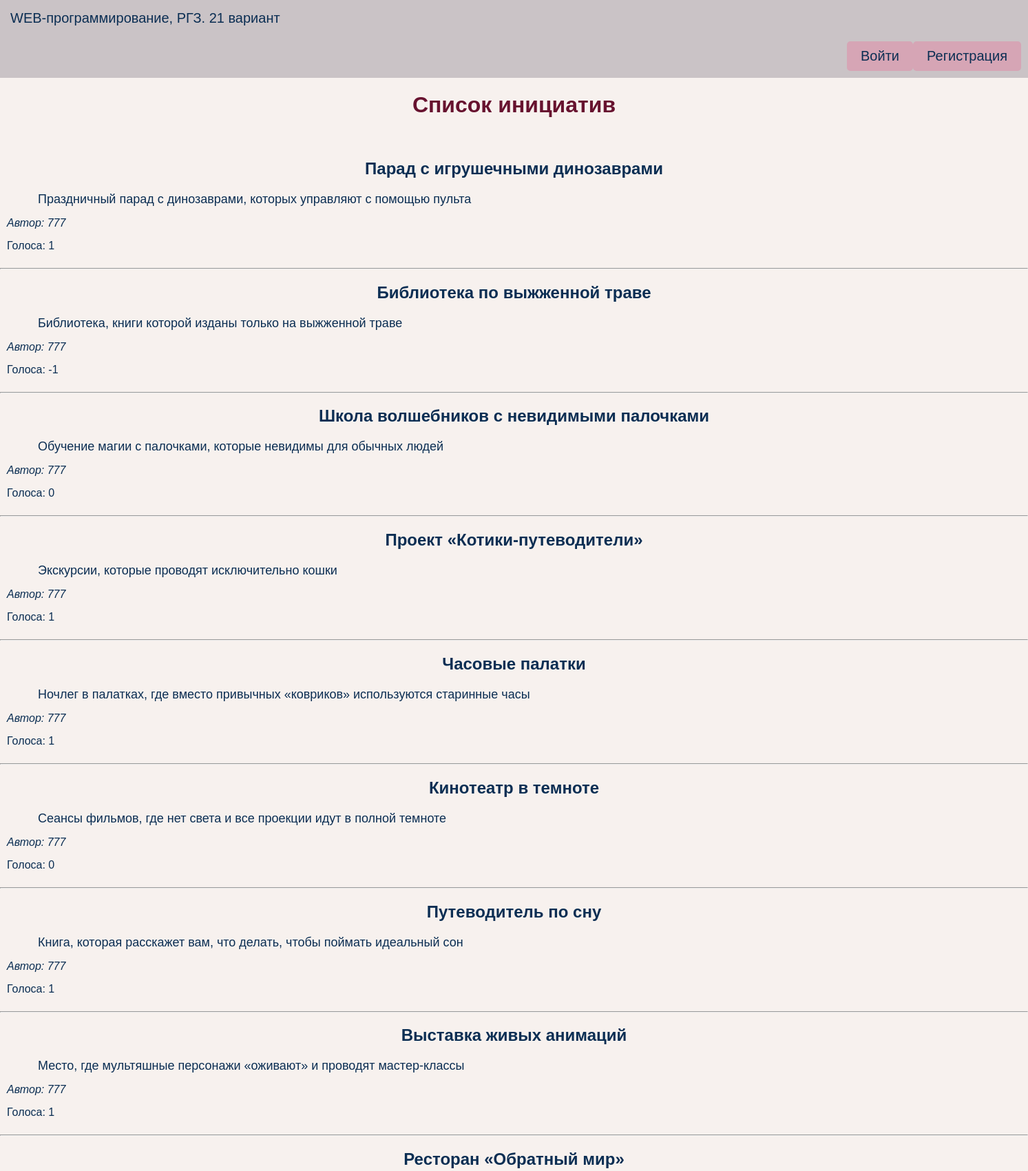
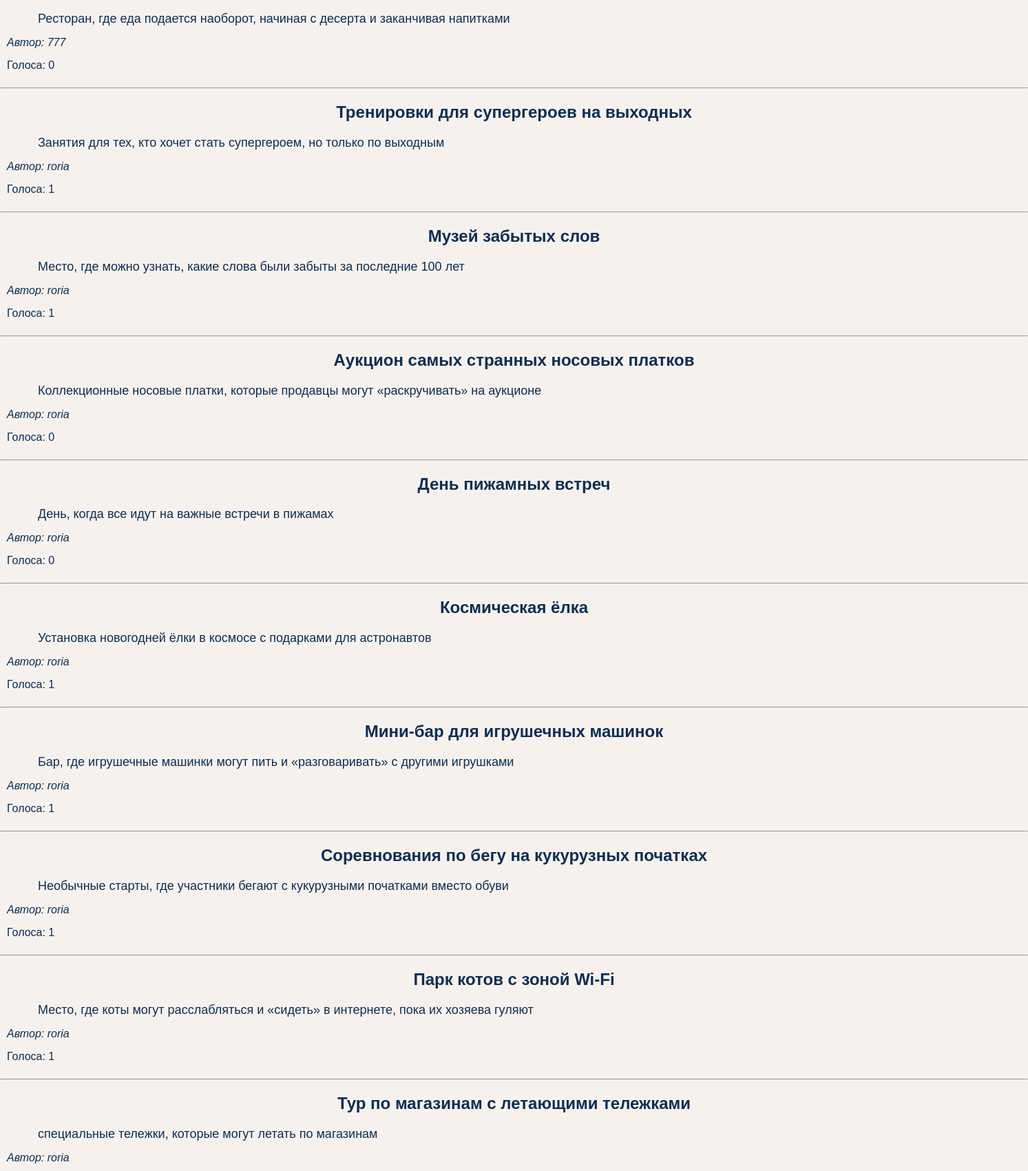
/?page=3 (upper part), run on the app's committed database (2 pictures, top to bottom).
### tables this page shows
CREATE TABLE initiatives (
            id INTEGER PRIMARY KEY AUTOINCREMENT,
            title TEXT NOT NULL,
            content TEXT NOT NULL,
            created_at DATETIME DEFAULT CURRENT_TIMESTAMP,
            author_id INTEGER,
            votes INTEGER DEFAULT 0,
            FOREIGN KEY(author_id) REFERENCES users(id)
        );

CREATE TABLE users (
            id INTEGER PRIMARY KEY AUTOINCREMENT,
            username TEXT NOT NULL UNIQUE,
            password TEXT NOT NULL,
            is_admin INTEGER DEFAULT 0
        );

### app.py (the view)
@app.route('/')
def index():
    page = request.args.get('page', 1, type=int)
    limit = 20
    offset = (page - 1) * limit
    initiatives = get_db().execute("""
        SELECT initiatives.id, initiatives.title, initiatives.content, initiatives.created_at,
               users.username, initiatives.author_id
        FROM initiatives
        LEFT JOIN users ON initiatives.author_id = users.id
        ORDER BY initiatives.created_at DESC
        LIMIT ? OFFSET ?
    """, (limit, offset)).fetchall()
    initiatives_with_votes = []
    for initiative in initiatives:
        initiative_id = initiative['id']
        up_votes = get_db().execute("""
            SELECT COUNT(*) FROM votes WHERE initiative_id = ? AND vote_type = 'up'
        """, (initiative_id,)).fetchone()[0]
        down_votes = get_db().execute("""
            SELECT COUNT(*) FROM votes WHERE initiative_id = ? AND vote_type = 'down'
        """, (initiative_id,)).fetchone()[0]
        initiative_with_votes = {
            **initiative,
            'up_votes': up_votes,
            'down_votes': down_votes,
            'total_votes': up_votes - down_votes
        }
        initiatives_with_votes.append(initiative_with_votes)
    total_initiatives = get_db().execute("""
        SELECT COUNT(*) FROM initiatives
    """).fetchone()[0]
    has_more = total_initiatives > page * limit
    return render_template('index.html', initiatives=initiatives_with_votes, page=page, has_more=has_more, get_db=get_db)

### app.py (called while the page is built)
def get_db():
    conn = sqlite3.connect(DATABASE)
    conn.row_factory = sqlite3.Row
    return conn

### templates/index.html (shortened to what this page needs)
{% extends "base.html" %}
{% block main %}
    <div class="user-panel">
        {% if session.get('username') %}
            <span style="text-align: left; margin-right: 670px; margin-left: 10px">Вы вошли как: <strong>{{ session['username'] }}</strong></span>
            {% if session.get('is_admin') %}
                <a href="{{ url_for('admin_panel') }}" class="button">Админ-таблицы</a>
            {% endif %}
            <a href="{{ url_for('new_initiative') }}" class="button">Добавить инициативу</a>
            <form method="POST" action="{{ url_for('logout') }}" style="display: inline;width:100px">
                <button type="submit" class="button">Выйти</button>
            </form>
        {% else %}
            <a href="{{ url_for('login') }}" style="margin-left: 1220px" class="button">Войти</a>
            <a href="{{ url_for('register') }}" class="button">Регистрация</a>
        {% endif %}
    </div>
    <h1>Список инициатив</h1>
    <br>
    {% for initiative in initiatives %}
    <div>
        <h2>{{ initiative['title'] }}</h2>
        <div style="margin-bottom:15px; margin-left:55px;font-size:18px">{{ initiative['content'] }}</div>
        <div style="margin-bottom:15px; margin-left:10px"><i>Автор: {{ initiative['username'] or 'Неизвестно' }}</i></div>
        <div style="margin-bottom:15px; margin-left:10px">Голоса: {{ initiative['total_votes'] }}</div>
    </div>
    <hr>
    {% endfor %}
    {% endblock %}

### static/main.css (style rules this page uses)
body { font-family: Arial, sans-serif; margin: 0; padding: 0; background-color: #f7f1ee; }
h1, h2 { text-align: center; }
h1 { color: #67122f; }
a.button { display: block; padding: 10px 20px; background-color: #d6a5b5; color:#0b2e53; text-align: center; text-decoration: none; font-size: 20px; border-radius: 5px; border: none; float: right; margin: 10px; }
a.button:link, a.button:visited { text-decoration:none; color:#0b2e53; }
.user-panel { text-align: right; display: flex; justify-content: space-between; align-items: center; margin-bottom: 10px; padding: 10px; left: 0; right: 0; background-color: #cac3c6; }
.user-panel .button { margin: 0px; }

### data on the page
initiatives: title "Парад с игрушечными динозаврами", content "Праздничный парад с динозаврами, которых управляют с помощью пульта", username "777", total_votes "1"
initiatives: title "Библиотека по выжженной траве", content "Библиотека, книги которой изданы только на выжженной траве", username "777", total_votes "-1"
initiatives: title "Школа волшебников с невидимыми палочками", content "Обучение магии с палочками, которые невидимы для обычных людей", username "777", total_votes "0"
initiatives: title "Проект «Котики-путеводители»", content "Экскурсии, которые проводят исключительно кошки", username "777", total_votes "1"
initiatives: title "Часовые палатки", content "Ночлег в палатках, где вместо привычных «ковриков» используются старинные часы", username "777", total_votes "1"
initiatives: title "Кинотеатр в темноте", content "Сеансы фильмов, где нет света и все проекции идут в полной темноте", username "777", total_votes "0"
initiatives: title "Путеводитель по сну", content "Книга, которая расскажет вам, что делать, чтобы поймать идеальный сон", username "777", total_votes "1"
initiatives: title "Выставка живых анимаций", content "Место, где мультяшные персонажи «оживают» и проводят мастер-классы", username "777", total_votes "1"
initiatives: title "Ресторан «Обратный мир»", content "Ресторан, где еда подается наоборот, начиная с десерта и заканчивая напитками", username "777", total_votes "0"
initiatives: title "Тренировки для супергероев на выходных", content "Занятия для тех, кто хочет стать супергероем, но только по выходным", username "roria", total_votes "1"
initiatives: title "Музей забытых слов", content "Место, где можно узнать, какие слова были забыты за последние 100 лет", username "roria", total_votes "1"
initiatives: title "Аукцион самых странных носовых платков", content "Коллекционные носовые платки, которые продавцы могут «раскручивать» на аукционе", username "roria", total_votes "0"
initiatives: title "День пижамных встреч", content "День, когда все идут на важные встречи в пижамах", username "roria", total_votes "0"
initiatives: title "Космическая ёлка", content "Установка новогодней ёлки в космосе с подарками для астронавтов", username "roria", total_votes "1"
initiatives: title "Мини-бар для игрушечных машинок", content "Бар, где игрушечные машинки могут пить и «разговаривать» с другими игрушками", username "roria", total_votes "1"
initiatives: title "Соревнования по бегу на кукурузных початках", content "Необычные старты, где участники бегают с кукурузными початками вместо обуви", username "roria", total_votes "1"
initiatives: title "Парк котов с зоной Wi-Fi", content "Место, где коты могут расслабляться и «сидеть» в интернете, пока их хозяева гуляют", username "roria", total_votes "1"
initiatives: title "Тур по магазинам с летающими тележками", content "специальные тележки, которые могут летать по магазинам", username "roria"
